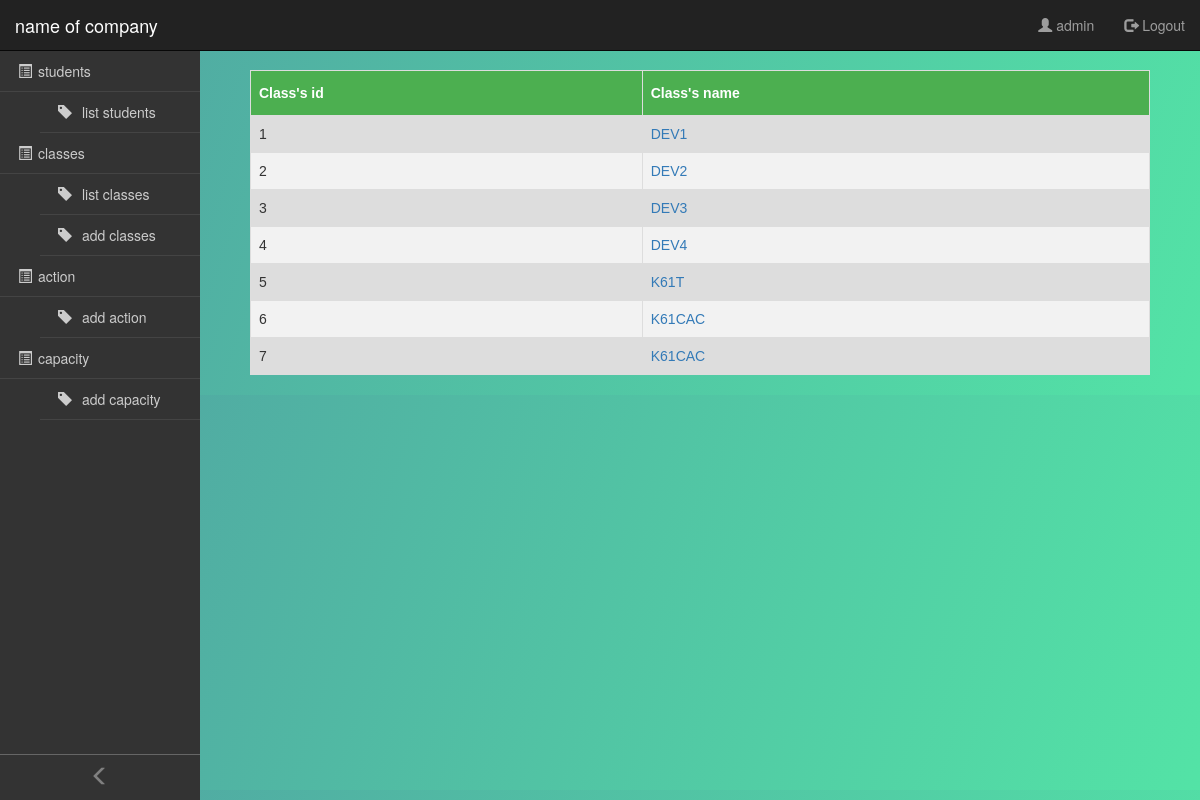
The app's page /?controller=classes&action=list (signed in) with its own data.
### tables this page shows
CREATE TABLE `class`  (
  `class_id` int(11) NOT NULL,
  `class_name` varchar(255) NULL DEFAULT NULL,
  PRIMARY KEY USING BTREE (`class_id`)
);

### controllers/classes_controller.php (called while the page is built, shortened)
<?php
require_once('logic/class_logic.php');
require_once('entities/class.php');
class ClassesController extends BaseController
{
    public function list() {
        $classLogic = new ClassLogic();
        $classes = $classLogic->getAllClass();
        $data = array(
            "classes" => $classes
        );
        $this->render('list', $data);
    }
}

### routes.php (called while the page is built, shortened)
<?php
$controller = new $klass;
$controller->$action();

### index.php (called while the page is built, shortened)
<?php
require_once('routes.php');

### logic/class_logic.php (called while the page is built, shortened)
<?php
require_once('model/class.php');
require_once('entities/class.php');
class ClassLogic
{
    public function getAllClass()
    {
        $listClasses = [];
        try {
            $mClass = new MClass();
            $listClasses = $mClass->all();
        } catch (PDOException $e) {
            throw $e;
        }
        return $listClasses;
    }
}

### model/base_model.php (called while the page is built, shortened)
<?php
    class BaseModel {
        private $instance = NULl;
        public function openConnection() {
            if (!isset($this->instance)) {
                try {
                  $this->instance = new PDO('mysql:host=localhost;dbname=inout', "root", "0000");
                  $this->instance->exec("SET NAMES 'utf8'");
                } catch (PDOException $ex) {
                  die($ex->getMessage());
                }
              }
              return $this->instance;
        }
    }

### model/class.php (called while the page is built, shortened)
<?php
    include_once('entities/class.php');
    include_once('model/base_model.php');
    class MClass extends BaseModel {
        public function all()
        {
            $list = array();
            $req = parent::openConnection()->query('SELECT * FROM class');
            while($item = $req->fetch()){
                $list[] = new ClassStudent($item['class_id'], $item['class_name']);
            }
            return $list;
        }
    }
?>

### entities/class.php (called while the page is built, shortened)
<?php
    class ClassStudent {
    public function __construct($_class_id, $_class_name)
    {
        $this->class_id = $_class_id;
        $this->class_name = $_class_name;
    }
}

### views/classes/list.php (the view)
<table class="list-student-info">
    <thead>
        <tr>
            <th>Class's id</th>
            <th>Class's name</th>
        </tr>
    </thead>
    <tbody>
        <?php
        foreach ($classes as $class) {
            echo "<tr>";
            echo "<td>" . $class->class_id . "</td>";
            echo "<td><a href='?controller=classes&action=detail&id=".$class->class_id."'>" . $class->class_name . "</a></td>";
            echo "</tr>";
        }
        ?>
    </tbody>
</table>

### assets/css/style.css (style rules this page uses)
body { margin: 0 auto; background: -webkit-linear-gradient(top left, #50a3a2 0%, #53e3a6 100%); }
table { width: 100%; border-collapse: collapse; }
table tr, table th, table td { border: 1px solid #000; }
.list-student-info { font-family: "Trebuchet MS", Arial, Helvetica, sans-serif; border-collapse: collapse; width: 100%; }
.list-student-info td, .list-student-info th { border: 1px solid #ddd; padding: 8px; }
.list-student-info tr:nth-child(even) { background-color: #f2f2f2; }
.list-student-info tr:nth-child(odd) { background-color: #ddd; }
.list-student-info th { padding-top: 12px; padding-bottom: 12px; text-align: left; background-color: #4CAF50; color: white; }
td a { text-decoration: none; }
a { text-decoration: none; }

### records on screen
class: class_id "1", class_name "DEV1"
class: class_id "2", class_name "DEV2"
class: class_id "3", class_name "DEV3"
class: class_id "4", class_name "DEV4"
class: class_id "5", class_name "K61T"
class: class_id "6", class_name "K61CAC"
class: class_id "7", class_name "K61CAC"

### other values on screen
$_SESSION['username'] "admin"
$key "students"
$item "list"
$key "classes"
$item "add"
$key "action"
$key "capacity"
